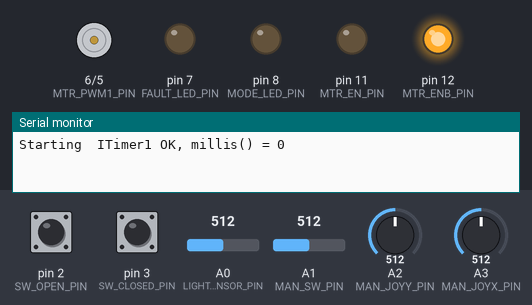
The sketch below on a simulated Arduino Uno, built with avr-gcc and run on an emulated ATmega328P. Shown: motor-driver pin pairs drawn as motors (green arrow = first pin HIGH = forward, orange = second pin HIGH = backward, longer = more drive), output pins drawn as LEDs (lit = HIGH), the last lines printed to the serial monitor. Inputs (shaded band) come from the test bench; at power-on: A0 (LIGHT_SENSOR_PIN) = 512, A1 (MAN_SW_PIN) = 512, pin 2 (SW_OPEN_PIN) HIGH, pin 3 (SW_CLOSED_PIN) HIGH, A2 (MAN_JOYY_PIN) = 512, A3 (MAN_JOYX_PIN) = 512.

Above: at 1.2 s.
1.3 s: A0 (LIGHT_SENSOR_PIN) set to 190
4.3 s: A1 (MAN_SW_PIN) set to 54
At 5.3 s:
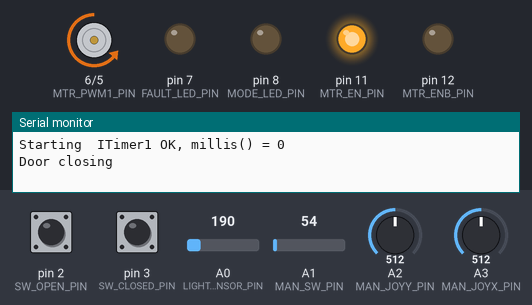
6.7 s: A1 (MAN_SW_PIN) set to 45
At 9.3 s:
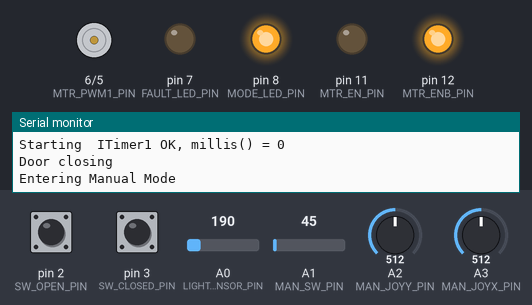
Timing chart, 0 to 10.8 s (numbered marks = the images above; inputs shaded):
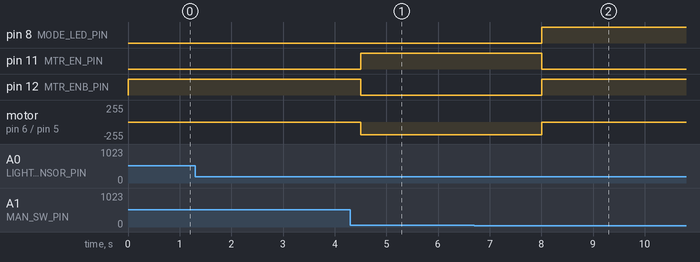

The sketch:

chicken_gate.ino
```cpp
#include <stdint.h>
#define USE_TIMER_1     true
#include "TimerInterrupt.h"
#define TIMER_INTERVAL_MS 100

constexpr uint8_t LIGHT_SENSOR_PIN = A0;
constexpr uint8_t SW_OPEN_PIN = 2;
constexpr uint8_t SW_CLOSED_PIN = 3;
constexpr uint8_t MTR_PWM1_PIN = 6;
constexpr uint8_t MTR_PWM2_PIN = 5;
constexpr uint8_t MTR_EN_PIN = 11;
constexpr uint8_t MTR_ENB_PIN = 12;
constexpr uint8_t MTR_DIAG_PIN = 13;
constexpr uint8_t MAN_SW_PIN = A1;
constexpr uint8_t MAN_JOYX_PIN = A3;
constexpr uint8_t MAN_JOYY_PIN = A2;

// LEDs
constexpr uint8_t FAULT_LED_PIN = 7;
constexpr uint8_t MODE_LED_PIN = 8;

typedef enum
{
  dirClose = false,
  dirOpen = true
} direction_e;

typedef struct motor_s
{
  bool en;
  bool enb;
  int pwm1;
  int pwm2;
  bool diag;
} motor_t;

typedef struct motorState_s
{
  motor_t motor;
  direction_e dir;
} motorState_t;

static motorState_t myMotorState;

enum states_e {
  stIDLE,
  stOPENING,
  stOPEN,
  stCLOSING,
  stCLOSED,
  stFAULT,
  max_states
};

typedef struct _coop_sm_s_
{
  states_e currentState;
  bool swOpen;
  bool swClosed;
  bool dayTime;
  uint32_t eventTime;
  uint32_t faultTime;
  bool lightEvent;
  bool darkEvent;
  bool manualMode;
} coop_sm_t;

static coop_sm_t sm;
constexpr uint32_t LIGHT_DETECT_VOLTAGE_THRESHOLD = 200;
// calculated in ticks of sysTicks
constexpr uint32_t LIGHT_DETECT_TIME_THRESHOLD = 20; //60;
constexpr uint32_t MANUAL_SW_TIME_THRESHOLD = 5;
constexpr uint32_t MOTOR_DRIVE_TIME_THRESHOLD = 50;

static uint32_t sysTicks = 0;
inline uint32_t getSystemTicks(void)
{
  return sysTicks;
}
void TimerISRHandler(void)
{
  sysTicks++;
}

void printMotor(const motor_t rMotor)
{
  Serial.print("Motor.en: ");
  Serial.println(rMotor.en);
  Serial.print("Motor.enb: ");
  Serial.println(rMotor.enb);
  Serial.print("Motor.pwm1: ");
  Serial.println(rMotor.pwm1);
  Serial.print("Motor.pwm2: ");
  Serial.println(rMotor.pwm2);
  Serial.print("Motor.diag: ");
  Serial.println((rMotor.diag) ? "ON" : "OFF");
}

void printMotorState(const motorState_t rMotorState)
{
  printMotor(rMotorState.motor);
  Serial.print("MotorState.dir: ");
  Serial.println(rMotorState.dir);
}

void setMotor(motor_t &rMotor)
{
  digitalWrite(MTR_EN_PIN, rMotor.en);
  digitalWrite(MTR_ENB_PIN, rMotor.enb);
  analogWrite(MTR_PWM1_PIN, rMotor.pwm1);
  analogWrite(MTR_PWM2_PIN, rMotor.pwm2);
}

void disableMotor(motorState_t &rMotorState)
{
  rMotorState.motor.en = LOW;
  rMotorState.motor.enb = HIGH;
  rMotorState.motor.pwm1 = 0;
  rMotorState.motor.pwm2 = 0;
  rMotorState.dir = dirOpen;
  setMotor(rMotorState.motor);
}

bool getMotorStatus(motor_t &rMotor)
{
  rMotor.diag = digitalRead(MTR_DIAG_PIN);
  return rMotor.diag;
}

void driveMotor(motorState_t &rMotorState, direction_e dir, int dutyCycle)
{
  rMotorState.motor.en = HIGH;
  rMotorState.motor.enb = LOW;
  int tpwm = static_cast<int>(dutyCycle * 255 / 100);
  rMotorState.dir = dir;
  rMotorState.motor.pwm1 = (rMotorState.dir == dirOpen) ? tpwm : 0;
  rMotorState.motor.pwm2 = (rMotorState.dir == dirOpen) ? 0 : tpwm;
  setMotor(rMotorState.motor);
}

int detectSwitches(coop_sm_t &sm)
{
  sm.swOpen = !digitalRead(SW_OPEN_PIN);
  sm.swClosed = !digitalRead(SW_CLOSED_PIN);
  int temp = (sm.swClosed) ? 1 << 1 : 0;
  temp |= (sm.swOpen) ? 1 : 0;
  return temp;
}

int detectDaytime(coop_sm_t &sm)
{

  // reads the input on analog pin A0 (value between 0 and 1023)
  int analogValue = analogRead(LIGHT_SENSOR_PIN);

  // We'll have a few threshholds, qualitatively determined
  if (analogValue < LIGHT_DETECT_VOLTAGE_THRESHOLD)
  {
    // detected dark
    if (sm.dayTime)
    {
      // its day
      if (!sm.darkEvent)
      {
        sm.darkEvent = true;
        sm.eventTime = getSystemTicks();
      }
      sm.lightEvent = false;
      if ((getSystemTicks() - sm.eventTime) > LIGHT_DETECT_TIME_THRESHOLD)
      {
        sm.lightEvent = false;
        sm.darkEvent = false;
        sm.dayTime = false;
      }
    }
    else
    {
      // its night
      sm.lightEvent = false;
      sm.darkEvent = false;
    }
  }
  else
  {
    // detected light
    if (!sm.dayTime)
    {
      // its night
      if (!sm.lightEvent)
      {
        sm.lightEvent = true;
        sm.eventTime = getSystemTicks();
      }
      sm.darkEvent = false;
      if ((getSystemTicks() - sm.eventTime) > LIGHT_DETECT_TIME_THRESHOLD)
      {
        sm.lightEvent = false;
        sm.darkEvent = false;
        sm.dayTime = true;
      }
    }
    else
    {
      // its day
      sm.lightEvent = false;
      sm.darkEvent = false;
    }
  }

  return analogValue;
}

void checkForManualMode(coop_sm_t &sm)
{
  static uint32_t detectTime = 0;
  static bool swManualToggle = false;
  static bool requireReset = false;

  int manSw = analogRead(MAN_SW_PIN);
  if (manSw < 50)
  {
    if (!requireReset)
    {
      if (!swManualToggle)
      {
        // first time detecting
        // latch timer
        detectTime = getSystemTicks();
        swManualToggle = true;
      }
      // this is not the first pass through detection... check for time expiration
      if (getSystemTicks() - detectTime > MANUAL_SW_TIME_THRESHOLD)
      {
        // timeout hit... switch modes
        requireReset = true;
        if (sm.manualMode)
        {
          // manual -> automatic
          sm.manualMode = false;
          digitalWrite(MODE_LED_PIN, LOW);
          Serial.println("Leaving Manual Mode");
        }
        else
        {
          // automatic -> manual
          disableMotor(myMotorState);
          sm.manualMode = true;
          digitalWrite(MODE_LED_PIN, HIGH);
          Serial.println("Entering Manual Mode");
        }
      }
    }
  }
  else
  {
    swManualToggle = false;
    requireReset = false;
  }
}

void manualControl(coop_sm_t &sm)
{
  // manual mode -- use joystick to move motor
  int manJX = analogRead(MAN_JOYX_PIN);
  int manJY = analogRead(MAN_JOYY_PIN);
  if (manJX < 100) driveMotor(myMotorState, dirOpen, 75);
  else if (manJX > 923) driveMotor(myMotorState, dirClose, 75);
  else disableMotor(myMotorState);
}

uint32_t processStateMachine(coop_sm_t &sm)
{
  static bool faultLed = HIGH;
  switch (sm.currentState)
  {
    case stIDLE:
      disableMotor(myMotorState);
      sm.currentState = stOPEN;
      break;
    case stOPENING:
      if (sm.swOpen)
      {
        disableMotor(myMotorState);
        sm.currentState = stOPEN;
        Serial.println("Door open");
      }
      else
      {
        driveMotor(myMotorState, dirOpen, 75);
        if (getSystemTicks() - sm.faultTime > MOTOR_DRIVE_TIME_THRESHOLD)
        {
          // motor drive fault
          disableMotor(myMotorState);
          sm.currentState = stFAULT;
          Serial.println("Motor fault");
        }
      }
      break;
    case stOPEN:
      if (!sm.dayTime)
      {
        sm.faultTime = getSystemTicks();
        sm.currentState = stCLOSING;
        Serial.println("Door closing");
      }
      break;
    case stCLOSING:
      if (sm.swClosed)
      {
        disableMotor(myMotorState);
        sm.currentState = stCLOSED;
        Serial.println("Door closed");
      }
      else
      {
        driveMotor(myMotorState, dirClose, 75);
        if (getSystemTicks() - sm.faultTime > MOTOR_DRIVE_TIME_THRESHOLD)
        {
          // motor drive fault
          disableMotor(myMotorState);
          sm.currentState = stFAULT;
          Serial.println("Motor fault");
        }
      }
      break;
    case stCLOSED:
      if (sm.dayTime)
      {
        sm.faultTime = getSystemTicks();
        sm.currentState = stOPENING;
        Serial.println("Door opening");
      }
      break;
    case stFAULT:
      // flash mode LED
      faultLed = !faultLed;
      digitalWrite(FAULT_LED_PIN, faultLed);
      break;
    default:
      sm.currentState = stIDLE;
      break;
  }

  return 0;
}

void initSystem(void)
{
  sm.currentState = stIDLE;
  sm.eventTime = 0;

  uint32_t sw = detectSwitches(sm);
  sm.swClosed = (sw & 0x2);
  sm.swOpen = (sw & 0x1);

  sm.lightEvent = false;
  sm.darkEvent = false;

  int lightValue = detectDaytime(sm);
  if (lightValue > LIGHT_DETECT_VOLTAGE_THRESHOLD) sm.dayTime = true;
  else sm.dayTime = false;

  sm.manualMode = false;
}

void printState(const coop_sm_t sm)
{
  Serial.print("sm.currentState: ");
  Serial.println(sm.currentState);
  Serial.print("sm.swOpen: ");
  Serial.println(sm.swOpen);
  Serial.print("sm.swClosed: ");
  Serial.println(sm.swClosed);
  Serial.print("sm.dayTime: ");
  Serial.println(sm.dayTime);
  Serial.print("sm.eventTime: ");
  Serial.println(sm.eventTime);
  Serial.print("sm.lightEvent: ");
  Serial.println(sm.lightEvent);
  Serial.print("sm.darkEvent: ");
  Serial.println(sm.darkEvent);
  printMotorState(myMotorState);
}

void setup() {
  // initialize serial communication at 9600 bits per second:
  Serial.begin(115200);

  ITimer1.init();
  // Using ATmega328 used in UNO => 16MHz CPU clock ,
  // For 16-bit timer 1, 3, 4 and 5, set frequency from 0.2385 to some KHz
  // For 8-bit timer 2 (prescaler up to 1024, set frequency from 61.5Hz to some KHz
  if (ITimer1.attachInterruptInterval(TIMER_INTERVAL_MS, TimerISRHandler))
  {
    Serial.print(F("Starting  ITimer1 OK, millis() = ")); Serial.println(millis());
  }

  // initialize LED digital pin as an output.
  pinMode(LED_BUILTIN, OUTPUT);
  // Switches
  pinMode(SW_OPEN_PIN, INPUT_PULLUP);
  pinMode(SW_CLOSED_PIN, INPUT_PULLUP);
  // Motor
  pinMode(MTR_DIAG_PIN, INPUT);
  pinMode(MTR_EN_PIN, OUTPUT);
  pinMode(MTR_ENB_PIN, OUTPUT);
  pinMode(MTR_PWM1_PIN, OUTPUT);
  pinMode(MTR_PWM2_PIN, OUTPUT);
  pinMode(MODE_LED_PIN, OUTPUT);
  pinMode(FAULT_LED_PIN, OUTPUT);

  initSystem();
  disableMotor(myMotorState);
}

void loop() {
  static bool ledState = HIGH;
  static uint32_t loopCntr = 0;

  int swState = detectSwitches(sm);
  //Serial.print("swState reading: ");
  //Serial.println(swState);

  int lightValue = detectDaytime(sm);

  //Serial.print("light value: ");
  //Serial.println(lightValue);

  checkForManualMode(sm);
  if (sm.manualMode)
  {
    // manual mode
    manualControl(sm);
  }
  else
  {
    // process state machine
    processStateMachine(sm);
    //printState(sm);
  }

  // toggle LED
  digitalWrite(LED_BUILTIN, ledState);
  ledState = !ledState;

  delay(500);
}
```

Measured:
- the behaviour switches between 50 and 49 on A1 (MAN_SW_PIN) (found by bisection; images 1 and 2)
- after the input at 6.7 s, pin 7 (FAULT_LED_PIN): stops changing and stays LOW; pin 8 (MODE_LED_PIN): LOW → HIGH after 1.3 s
